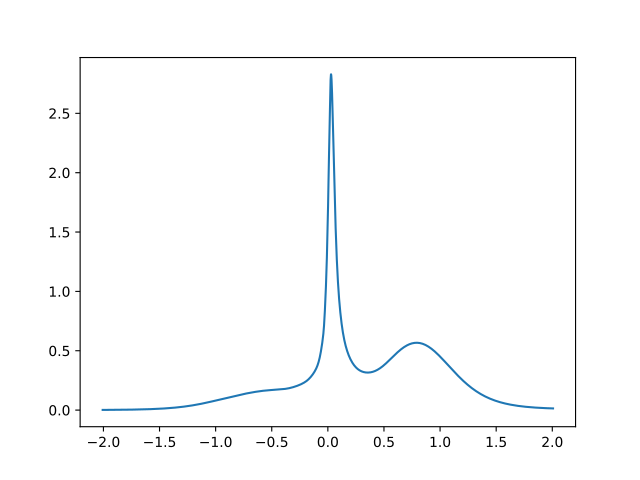

This chart was generated by the following Python code:
import numpy as np
import matplotlib as mpl
import matplotlib.pyplot as plt
import math

from pytriqs.gf import *
from pytriqs.archive import *
from nrgljubljana_interface import MeshReFreqPts

def A_to_nparrays(A):
    lx = np.array(list(A.mesh.values()))
    ly = np.array(A.data[:,0,0].real)
    return lx, ly

def save_A(fn, gf):
  f = open(fn, "w")
  for w in gf.mesh:
    z = gf[w][0,0]
    f.write("%f %f\n" % (w, -1.0/math.pi*z.imag))

with HDFArchive('2orb-UJ_solution.h5','r') as ar:
    # Expectation values
    print("<n>=",ar['expv']['n_d1'])
    print("<n^2>=",ar['expv']['n_d1^2'])

    save_A("A_w_NRG.dat", ar['G_w']['imp'])

    # Spectral function
    A_w = ar['A_w']['imp']
    lx, ly = A_to_nparrays(A_w)
    plt.plot(lx, ly)
    plt.show()
    plt.savefig("plot.pdf")
